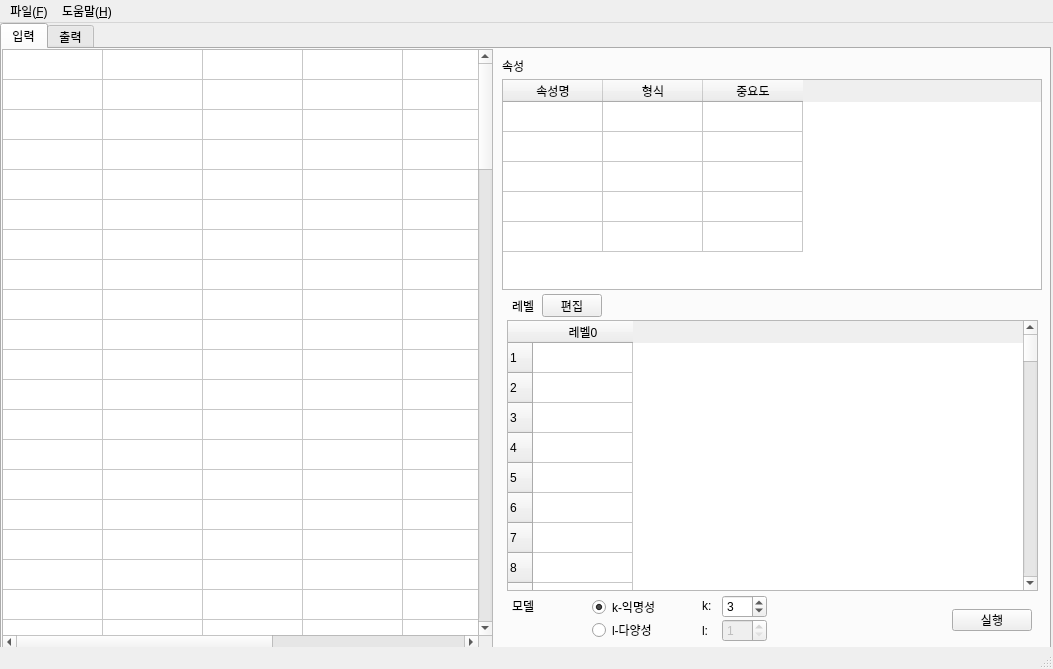
<?xml version="1.0" encoding="UTF-8"?>
<ui version="4.0">
 <class>MainWindow</class>
 <widget class="QMainWindow" name="MainWindow">
  <property name="geometry">
   <rect>
    <x>0</x>
    <y>0</y>
    <width>1053</width>
    <height>669</height>
   </rect>
  </property>
  <property name="windowTitle">
   <string>x-anonymizer</string>
  </property>
  <widget class="QWidget" name="centralwidget">
   <property name="autoFillBackground">
    <bool>false</bool>
   </property>
   <widget class="QTabWidget" name="tabWidget">
    <property name="geometry">
     <rect>
      <x>0</x>
      <y>0</y>
      <width>1051</width>
      <height>631</height>
     </rect>
    </property>
    <property name="currentIndex">
     <number>0</number>
    </property>
    <widget class="QWidget" name="input_tab">
     <attribute name="title">
      <string>입력</string>
     </attribute>
     <widget class="QLabel" name="label">
      <property name="geometry">
       <rect>
        <x>500</x>
        <y>10</y>
        <width>54</width>
        <height>14</height>
       </rect>
      </property>
      <property name="text">
       <string>속성</string>
      </property>
     </widget>
     <widget class="QTableWidget" name="levelTable">
      <property name="geometry">
       <rect>
        <x>505</x>
        <y>271</y>
        <width>531</width>
        <height>271</height>
       </rect>
      </property>
      <property name="cornerButtonEnabled">
       <bool>true</bool>
      </property>
      <property name="rowCount">
       <number>100</number>
      </property>
      <property name="columnCount">
       <number>1</number>
      </property>
      <row/>
      <row/>
      <row/>
      <row/>
      <row/>
      <row/>
      <row/>
      <row/>
      <row/>
      <row/>
      <row/>
      <row/>
      <row/>
      <row/>
      <row/>
      <row/>
      <row/>
      <row/>
      <row/>
      <row/>
      <row/>
      <row/>
      <row/>
      <row/>
      <row/>
      <row/>
      <row/>
      <row/>
      <row/>
      <row/>
      <row/>
      <row/>
      <row/>
      <row/>
      <row/>
      <row/>
      <row/>
      <row/>
      <row/>
      <row/>
      <row/>
      <row/>
      <row/>
      <row/>
      <row/>
      <row/>
      <row/>
      <row/>
      <row/>
      <row/>
      <row/>
      <row/>
      <row/>
      <row/>
      <row/>
      <row/>
      <row/>
      <row/>
      <row/>
      <row/>
      <row/>
      <row/>
      <row/>
      <row/>
      <row/>
      <row/>
      <row/>
      <row/>
      <row/>
      <row/>
      <row/>
      <row/>
      <row/>
      <row/>
      <row/>
      <row/>
      <row/>
      <row/>
      <row/>
      <row/>
      <row/>
      <row/>
      <row/>
      <row/>
      <row/>
      <row/>
      <row/>
      <row/>
      <row/>
      <row/>
      <row/>
      <row/>
      <row/>
      <row/>
      <row/>
      <row/>
      <row/>
      <row/>
      <row/>
      <row/>
      <column>
       <property name="text">
        <string>레벨0</string>
       </property>
      </column>
     </widget>
     <widget class="QLabel" name="label_2">
      <property name="geometry">
       <rect>
        <x>510</x>
        <y>250</y>
        <width>54</width>
        <height>14</height>
       </rect>
      </property>
      <property name="text">
       <string>레벨</string>
      </property>
     </widget>
     <widget class="QSpinBox" name="kValueBox">
      <property name="geometry">
       <rect>
        <x>720</x>
        <y>546</y>
        <width>45</width>
        <height>23</height>
       </rect>
      </property>
      <property name="minimum">
       <number>1</number>
      </property>
      <property name="value">
       <number>3</number>
      </property>
     </widget>
     <widget class="QSpinBox" name="lValueBox">
      <property name="enabled">
       <bool>false</bool>
      </property>
      <property name="geometry">
       <rect>
        <x>720</x>
        <y>570</y>
        <width>45</width>
        <height>23</height>
       </rect>
      </property>
      <property name="minimum">
       <number>1</number>
      </property>
     </widget>
     <widget class="QLabel" name="label_3">
      <property name="geometry">
       <rect>
        <x>700</x>
        <y>550</y>
        <width>54</width>
        <height>14</height>
       </rect>
      </property>
      <property name="text">
       <string>k:</string>
      </property>
     </widget>
     <widget class="QLabel" name="label_4">
      <property name="enabled">
       <bool>true</bool>
      </property>
      <property name="geometry">
       <rect>
        <x>700</x>
        <y>575</y>
        <width>54</width>
        <height>14</height>
       </rect>
      </property>
      <property name="text">
       <string>l:</string>
      </property>
     </widget>
     <widget class="QPushButton" name="runButton">
      <property name="geometry">
       <rect>
        <x>950</x>
        <y>560</y>
        <width>80</width>
        <height>22</height>
       </rect>
      </property>
      <property name="text">
       <string>실행</string>
      </property>
      <property name="shortcut">
       <string>Ctrl+R</string>
      </property>
     </widget>
     <widget class="QLabel" name="label_5">
      <property name="geometry">
       <rect>
        <x>510</x>
        <y>550</y>
        <width>54</width>
        <height>14</height>
       </rect>
      </property>
      <property name="text">
       <string>모델</string>
      </property>
     </widget>
     <widget class="QRadioButton" name="kRadioButton">
      <property name="geometry">
       <rect>
        <x>590</x>
        <y>550</y>
        <width>90</width>
        <height>16</height>
       </rect>
      </property>
      <property name="text">
       <string>k-익명성</string>
      </property>
      <property name="checked">
       <bool>true</bool>
      </property>
     </widget>
     <widget class="QRadioButton" name="lRadioButtion">
      <property name="geometry">
       <rect>
        <x>590</x>
        <y>573</y>
        <width>90</width>
        <height>16</height>
       </rect>
      </property>
      <property name="text">
       <string>l-다양성</string>
      </property>
     </widget>
     <widget class="QPushButton" name="levelEditButton">
      <property name="enabled">
       <bool>true</bool>
      </property>
      <property name="geometry">
       <rect>
        <x>540</x>
        <y>245</y>
        <width>60</width>
        <height>23</height>
       </rect>
      </property>
      <property name="text">
       <string>편집</string>
      </property>
     </widget>
     <widget class="QTableWidget" name="inputTable">
      <property name="geometry">
       <rect>
        <x>0</x>
        <y>0</y>
        <width>491</width>
        <height>601</height>
       </rect>
      </property>
      <property name="rowCount">
       <number>100</number>
      </property>
      <property name="columnCount">
       <number>7</number>
      </property>
      <attribute name="horizontalHeaderVisible">
       <bool>false</bool>
      </attribute>
      <attribute name="verticalHeaderVisible">
       <bool>false</bool>
      </attribute>
      <row>
       <property name="text">
        <string>New Row</string>
       </property>
      </row>
      <row>
       <property name="text">
        <string>New Row</string>
       </property>
      </row>
      <row>
       <property name="text">
        <string>New Row</string>
       </property>
      </row>
      <row>
       <property name="text">
        <string>New Row</string>
       </property>
      </row>
      <row>
       <property name="text">
        <string>New Row</string>
       </property>
      </row>
      <row>
       <property name="text">
        <string>New Row</string>
       </property>
      </row>
      <row>
       <property name="text">
        <string>New Row</string>
       </property>
      </row>
      <row>
       <property name="text">
        <string>New Row</string>
       </property>
      </row>
      <row/>
      <row/>
      <row/>
      <row/>
      <row/>
      <row/>
      <row/>
      <row/>
      <row/>
      <row/>
      <row/>
      <row/>
      <row/>
      <row/>
      <row/>
      <row/>
      <row/>
      <row/>
      <row/>
      <row/>
      <row/>
      <row/>
      <row/>
      <row/>
      <row/>
      <row/>
      <row/>
      <row/>
      <row/>
      <row/>
      <row/>
      <row/>
      <row/>
      <row/>
      <row/>
      <row/>
      <row/>
      <row/>
      <row/>
      <row/>
      <row/>
      <row/>
      <row/>
      <row/>
      <row/>
      <row/>
      <row/>
      <row/>
      <row/>
      <row/>
      <row/>
      <row/>
      <row/>
      <row/>
      <row/>
      <row/>
      <row/>
      <row/>
      <row/>
      <row/>
      <row/>
      <row/>
      <row/>
      <row/>
      <row/>
      <row/>
      <row/>
      <row/>
      <row/>
      <row/>
      <row/>
      <row/>
      <row/>
      <row/>
      <row/>
      <row/>
      <row/>
      <row/>
      <row/>
      <row/>
      <row/>
      <row/>
      <row/>
      <row/>
      <row/>
      <row/>
      <row/>
      <row/>
      <row/>
      <row/>
      <row/>
      <row/>
      <column/>
      <column/>
      <column/>
      <column/>
      <column/>
      <column/>
      <column/>
     </widget>
     <widget class="QTableWidget" name="attributeTable">
      <property name="enabled">
       <bool>true</bool>
      </property>
      <property name="geometry">
       <rect>
        <x>500</x>
        <y>30</y>
        <width>540</width>
        <height>211</height>
       </rect>
      </property>
      <property name="editTriggers">
       <set>QAbstractItemView::NoEditTriggers</set>
      </property>
      <property name="tabKeyNavigation">
       <bool>false</bool>
      </property>
      <property name="rowCount">
       <number>5</number>
      </property>
      <attribute name="horizontalHeaderVisible">
       <bool>true</bool>
      </attribute>
      <attribute name="verticalHeaderVisible">
       <bool>false</bool>
      </attribute>
      <row/>
      <row/>
      <row/>
      <row/>
      <row/>
      <column>
       <property name="text">
        <string>속성명</string>
       </property>
      </column>
      <column>
       <property name="text">
        <string>형식</string>
       </property>
      </column>
      <column>
       <property name="text">
        <string>중요도</string>
       </property>
      </column>
     </widget>
    </widget>
    <widget class="QWidget" name="outpu_tab">
     <attribute name="title">
      <string>출력</string>
     </attribute>
     <widget class="QScrollArea" name="scrollArea_3">
      <property name="geometry">
       <rect>
        <x>0</x>
        <y>0</y>
        <width>491</width>
        <height>511</height>
       </rect>
      </property>
      <property name="verticalScrollBarPolicy">
       <enum>Qt::ScrollBarAlwaysOn</enum>
      </property>
      <property name="widgetResizable">
       <bool>true</bool>
      </property>
      <widget class="QWidget" name="scrollAreaWidgetContents_3">
       <property name="geometry">
        <rect>
         <x>0</x>
         <y>0</y>
         <width>472</width>
         <height>509</height>
        </rect>
       </property>
       <widget class="QTableWidget" name="tableWidget_2">
        <property name="geometry">
         <rect>
          <x>0</x>
          <y>0</y>
          <width>491</width>
          <height>511</height>
         </rect>
        </property>
        <property name="rowCount">
         <number>100</number>
        </property>
        <property name="columnCount">
         <number>7</number>
        </property>
        <attribute name="verticalHeaderVisible">
         <bool>false</bool>
        </attribute>
        <row/>
        <row/>
        <row/>
        <row/>
        <row/>
        <row/>
        <row/>
        <row/>
        <row/>
        <row/>
        <row/>
        <row/>
        <row/>
        <row/>
        <row/>
        <row/>
        <row/>
        <row/>
        <row/>
        <row/>
        <row/>
        <row/>
        <row/>
        <row/>
        <row/>
        <row/>
        <row/>
        <row/>
        <row/>
        <row/>
        <row/>
        <row/>
        <row/>
        <row/>
        <row/>
        <row/>
        <row/>
        <row/>
        <row/>
        <row/>
        <row/>
        <row/>
        <row/>
        <row/>
        <row/>
        <row/>
        <row/>
        <row/>
        <row/>
        <row/>
        <row/>
        <row/>
        <row/>
        <row/>
        <row/>
        <row/>
        <row/>
        <row/>
        <row/>
        <row/>
        <row/>
        <row/>
        <row/>
        <row/>
        <row/>
        <row/>
        <row/>
        <row/>
        <row/>
        <row/>
        <row/>
        <row/>
        <row/>
        <row/>
        <row/>
        <row/>
        <row/>
        <row/>
        <row/>
        <row/>
        <row/>
        <row/>
        <row/>
        <row/>
        <row/>
        <row/>
        <row/>
        <row/>
        <row/>
        <row/>
        <row/>
        <row/>
        <row/>
        <row/>
        <row/>
        <row/>
        <row/>
        <row/>
        <row/>
        <row/>
        <column/>
        <column/>
        <column/>
        <column/>
        <column/>
        <column/>
        <column/>
       </widget>
      </widget>
     </widget>
     <widget class="QScrollArea" name="scrollArea_4">
      <property name="geometry">
       <rect>
        <x>550</x>
        <y>0</y>
        <width>491</width>
        <height>511</height>
       </rect>
      </property>
      <property name="widgetResizable">
       <bool>true</bool>
      </property>
      <widget class="QWidget" name="scrollAreaWidgetContents_5">
       <property name="geometry">
        <rect>
         <x>0</x>
         <y>0</y>
         <width>489</width>
         <height>509</height>
        </rect>
       </property>
       <widget class="QTableWidget" name="tableWidget_6">
        <property name="geometry">
         <rect>
          <x>0</x>
          <y>0</y>
          <width>491</width>
          <height>561</height>
         </rect>
        </property>
        <property name="rowCount">
         <number>100</number>
        </property>
        <property name="columnCount">
         <number>5</number>
        </property>
        <attribute name="verticalHeaderVisible">
         <bool>false</bool>
        </attribute>
        <row/>
        <row/>
        <row/>
        <row/>
        <row/>
        <row/>
        <row/>
        <row/>
        <row/>
        <row/>
        <row/>
        <row/>
        <row/>
        <row/>
        <row/>
        <row/>
        <row/>
        <row/>
        <row/>
        <row/>
        <row/>
        <row/>
        <row/>
        <row/>
        <row/>
        <row/>
        <row/>
        <row/>
        <row/>
        <row/>
        <row/>
        <row/>
        <row/>
        <row/>
        <row/>
        <row/>
        <row/>
        <row/>
        <row/>
        <row/>
        <row/>
        <row/>
        <row/>
        <row/>
        <row/>
        <row/>
        <row/>
        <row/>
        <row/>
        <row/>
        <row/>
        <row/>
        <row/>
        <row/>
        <row/>
        <row/>
        <row/>
        <row/>
        <row/>
        <row/>
        <row/>
        <row/>
        <row/>
        <row/>
        <row/>
        <row/>
        <row/>
        <row/>
        <row/>
        <row/>
        <row/>
        <row/>
        <row/>
        <row/>
        <row/>
        <row/>
        <row/>
        <row/>
        <row/>
        <row/>
        <row/>
        <row/>
        <row/>
        <row/>
        <row/>
        <row/>
        <row/>
        <row/>
        <row/>
        <row/>
        <row/>
        <row/>
        <row/>
        <row/>
        <row/>
        <row/>
        <row/>
        <row/>
        <row/>
        <row/>
        <column/>
        <column/>
        <column/>
        <column/>
        <column/>
       </widget>
      </widget>
     </widget>
     <widget class="QLabel" name="label_6">
      <property name="geometry">
       <rect>
        <x>190</x>
        <y>540</y>
        <width>191</width>
        <height>20</height>
       </rect>
      </property>
      <property name="font">
       <font>
        <pointsize>12</pointsize>
       </font>
      </property>
      <property name="text">
       <string>재식별 위험:</string>
      </property>
     </widget>
     <widget class="QLabel" name="label_7">
      <property name="geometry">
       <rect>
        <x>350</x>
        <y>540</y>
        <width>81</width>
        <height>20</height>
       </rect>
      </property>
      <property name="font">
       <font>
        <family>굴림</family>
        <pointsize>12</pointsize>
        <weight>75</weight>
        <bold>true</bold>
       </font>
      </property>
      <property name="text">
       <string>30 %</string>
      </property>
     </widget>
     <widget class="QLabel" name="label_8">
      <property name="geometry">
       <rect>
        <x>480</x>
        <y>540</y>
        <width>91</width>
        <height>20</height>
       </rect>
      </property>
      <property name="font">
       <font>
        <pointsize>12</pointsize>
       </font>
      </property>
      <property name="text">
       <string>위험 수준:</string>
      </property>
     </widget>
     <widget class="QLabel" name="label_9">
      <property name="geometry">
       <rect>
        <x>570</x>
        <y>540</y>
        <width>41</width>
        <height>20</height>
       </rect>
      </property>
      <property name="font">
       <font>
        <pointsize>12</pointsize>
       </font>
      </property>
      <property name="styleSheet">
       <string notr="true">background-color: red;
color: white</string>
      </property>
      <property name="text">
       <string>위험.</string>
      </property>
     </widget>
     <widget class="QPushButton" name="pushButton_2">
      <property name="geometry">
       <rect>
        <x>930</x>
        <y>540</y>
        <width>80</width>
        <height>22</height>
       </rect>
      </property>
      <property name="text">
       <string>돌아가기</string>
      </property>
     </widget>
     <widget class="QLabel" name="label_10">
      <property name="geometry">
       <rect>
        <x>570</x>
        <y>560</y>
        <width>341</width>
        <height>20</height>
       </rect>
      </property>
      <property name="font">
       <font>
        <pointsize>12</pointsize>
       </font>
      </property>
      <property name="text">
       <string>적절한 설정을 사용하여 다시 비식별화하십시오.</string>
      </property>
     </widget>
    </widget>
   </widget>
  </widget>
  <widget class="QMenuBar" name="menubar">
   <property name="geometry">
    <rect>
     <x>0</x>
     <y>0</y>
     <width>1053</width>
     <height>21</height>
    </rect>
   </property>
   <widget class="QMenu" name="menuFile">
    <property name="title">
     <string>파일(&amp;F)</string>
    </property>
    <addaction name="separator"/>
    <addaction name="actionImport"/>
    <addaction name="actionSave_input"/>
    <addaction name="actionSave_output"/>
    <addaction name="separator"/>
    <addaction name="actionQuit"/>
   </widget>
   <widget class="QMenu" name="menuHelp">
    <property name="title">
     <string>도움말(&amp;H)</string>
    </property>
    <addaction name="actionHelp_content"/>
    <addaction name="actionAbout"/>
   </widget>
   <addaction name="menuFile"/>
   <addaction name="menuHelp"/>
  </widget>
  <widget class="QStatusBar" name="statusbar"/>
  <action name="actionImport">
   <property name="text">
    <string>가져오기(&amp;I)…</string>
   </property>
   <property name="shortcut">
    <string>Ctrl+O</string>
   </property>
  </action>
  <action name="actionSave_input">
   <property name="text">
    <string>입력 파일 저장(&amp;S)..</string>
   </property>
   <property name="shortcut">
    <string>Ctrl+S</string>
   </property>
  </action>
  <action name="actionSave_output">
   <property name="text">
    <string>출력 파일 저장(&amp;T)..</string>
   </property>
   <property name="shortcut">
    <string>Ctrl+Shift+S</string>
   </property>
  </action>
  <action name="actionQuit">
   <property name="text">
    <string>종료(&amp;Q)</string>
   </property>
  </action>
  <action name="actionHelp_content">
   <property name="text">
    <string>도움말 항목(&amp;H)...</string>
   </property>
   <property name="shortcut">
    <string>F1</string>
   </property>
  </action>
  <action name="actionAbout">
   <property name="text">
    <string>정보(&amp;A)...</string>
   </property>
  </action>
 </widget>
 <resources/>
 <connections/>
</ui>
